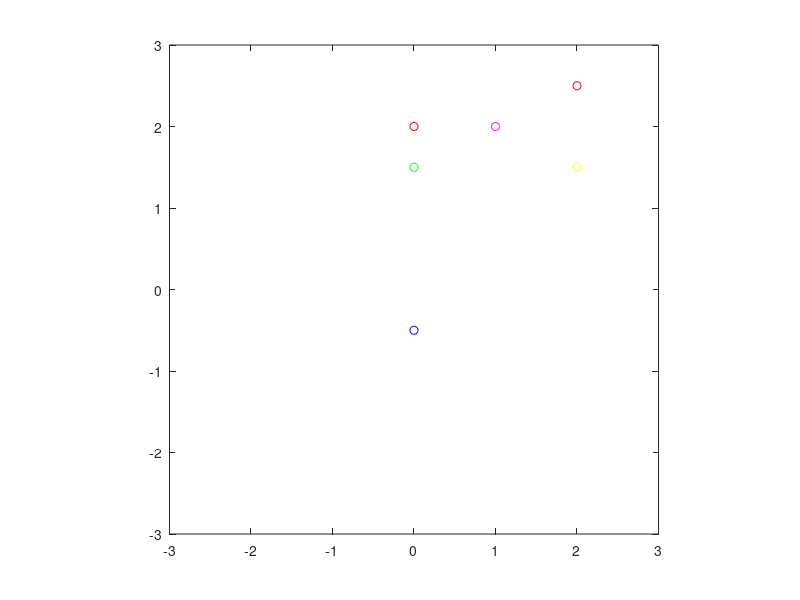

The MATLAB source for this figure: (Note: this script raises an error after producing the figure.)
clc; clear; close;

z = complex(1,1);
plot(z*z, 'ro'); axis equal; xlim([-3,3]); ylim([-3,3]);

hold on;
w = complex(-.5, .5); plot(w*w, 'ob')
plot(z*z+w*w, 'og'); plot((z-w)^2, 'yo'); plot(-2*z*w, 'om')
plot(z*z-2*z*w-w*w, 'ro')
% lesson learned... ?

syms x
syms y
expand((x-y)^2)
